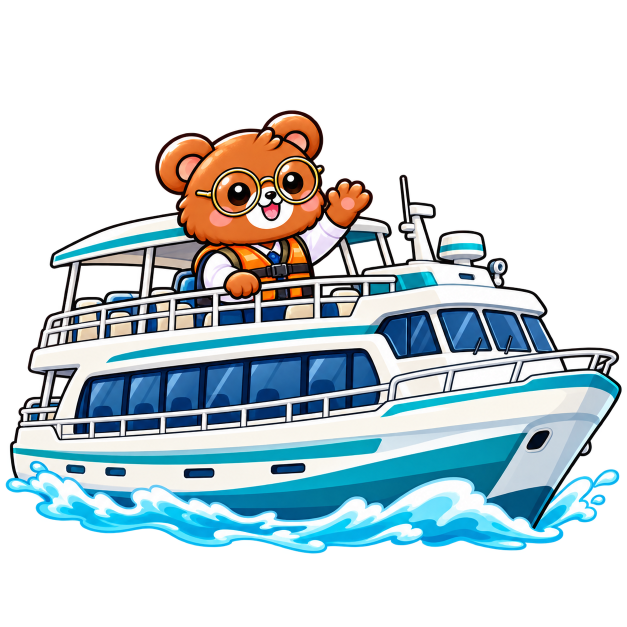
#> input picture sources/characters/bear-boat-original.png, 1254 x 1254 px (shown at 1/2 size)
$ python build-character-sprites.py
#> lines starting #> are read from the running program, lines starting #| are printed output that depends on the picture
"""把使用者提供的透明背景角色圖轉成網頁用 WebP（只等比例縮小或重新壓縮，不裁切、不改繪、不鏡像）。
來源（雲端硬碟「遊戲測試」資料夾）：
  sources/characters/bear-boat-original.png ← 熊熊搭觀光遊艇_透明背景.png（Drive ID 1ZcCgq0plukScgjsEjyxlpSOEdryuh9CL）：靜態搭船圖（備用）
  sources/characters/bear-ride-original.png ← 熊熊騎機車_透明背景.png（Drive ID 1MIU_UAVYMLhwqAVJVGx6f5x7jlZKUZ6m）：靜態騎車圖（備用）
  sources/characters/bear-ride-anim-original.webp ← 熊熊騎機車_完整圓弧輪胎旋轉_透明動畫.webp（Drive ID 1hZ9r8DFP04fi_a9x-OeMj_VoDty1OCZc）：沿路移動時（60 格、每格 40ms）
  sources/characters/bear-boat-anim-original.webp ← 熊熊搭觀光遊艇_船體航行與破浪_透明動畫.webp（Drive ID 1jVxfyt0mpkLsAkGUGfyxjgRCY7XaDoNH）：搭船時（120 格、每格 40ms）
停下來（含剛上岸）仍顯示原始 dist/assets/bearbao.png。
動畫保留原本每格時間與無限循環：騎車動畫原檔直接使用；搭船原檔 5.9MB 太大，等比例縮成 384px 重新壓縮。
用法：python tools/build-character-sprites.py   （需 Pillow）
"""
import struct
from pathlib import Path
from PIL import Image
ROOT = Path(__file__).resolve().parent.parent
SRC, OUT = ROOT / 'sources/characters', ROOT / 'dist/assets'

def durations(path):
    """讀 WebP ANMF 區塊的每格時間（Pillow 讀不到時用）"""
    b = path.read_bytes(); i = 12; out = []
    while i < len(b):
        tag, n = b[i:i + 4], struct.unpack('<I', b[i + 4:i + 8])[0]
        if tag == b'ANMF': out.append(int.from_bytes(b[i + 8 + 12:i + 8 + 15], 'little'))
        i += 8 + n + (n & 1)
    return out

for src, out in [('bear-boat-original.png', 'bear-boat.webp'), ('bear-ride-original.png', 'bear-ride.webp')]:
    im = Image.open(SRC / src).convert('RGBA')
#> im is the input picture: PIL image 1254x1254 RGBA; mean R, G, B, A 61.9, 75.9, 80.4, 115.7
    im.thumbnail((512, 512), Image.LANCZOS)
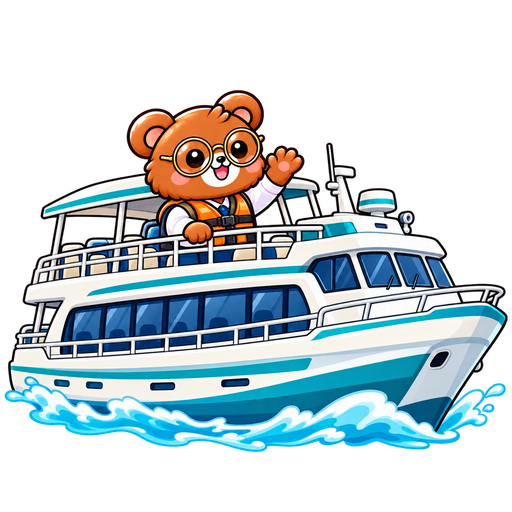
#> im: PIL image 512x512 RGBA; mean R, G, B, A 61.5, 75.4, 80, 115.7; transparent parts drawn white
    im.save(OUT / out, 'WEBP', quality=90, method=6)
    print(out, im.size, (OUT / out).stat().st_size)
#| bear-boat.webp (512, 512) 68134
#> pass 2 of the loop `for src, out in [('bear-boat-original.png', 'bear-boat.webp'), ('bear-..`:
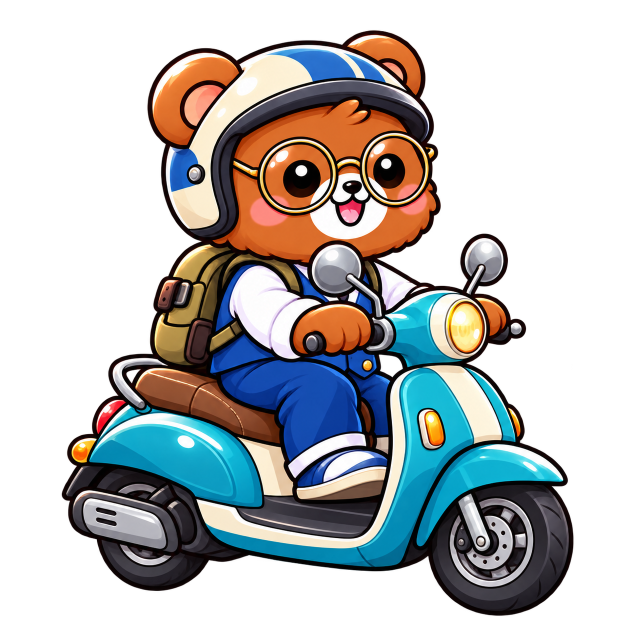
#> input picture sources/characters/bear-ride-original.png, 1254 x 1254 px (shown at 1/2 size)
#> im is the input picture: PIL image 1254x1254 RGBA; mean R, G, B, A 52.9, 54.1, 54.1, 122.4
#> `im.thumbnail((512, 512), Image.LANCZOS)`:
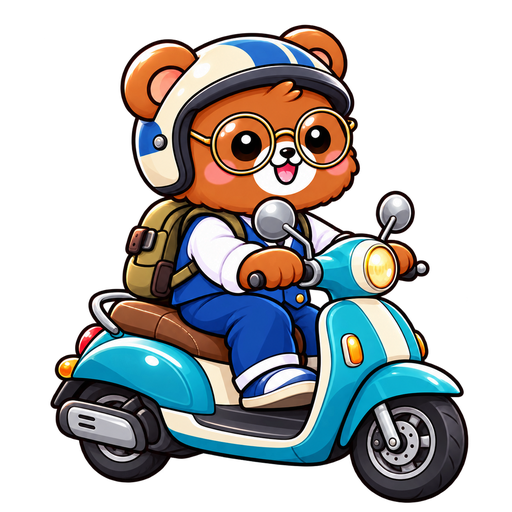
#> im: PIL image 512x512 RGBA; mean R, G, B, A 52.6, 53.9, 54, 122.4; transparent parts drawn white
#| bear-ride.webp (512, 512) 63798

# 騎車動畫原檔已是 512px、594KB：直接複製，位元組不變
(OUT / 'bear-ride-anim.webp').write_bytes((SRC / 'bear-ride-anim-original.webp').read_bytes())
print('bear-ride-anim.webp', 'copied', (OUT / 'bear-ride-anim.webp').stat().st_size)
# 搭船動畫原檔 5.9MB：等比例縮成 384px、重新壓縮（每格 40ms、120 格、無限循環不變）；遊戲在需要搭船時才載入
#> (the run stopped early here; a loop or call above may not have finished)
